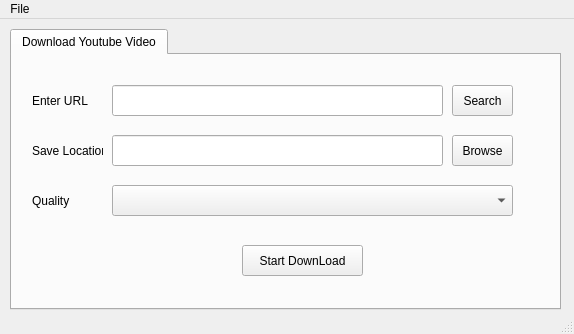
<?xml version="1.0" encoding="UTF-8"?>
<ui version="4.0">
 <class>MainWindow</class>
 <widget class="QMainWindow" name="MainWindow">
  <property name="geometry">
   <rect>
    <x>0</x>
    <y>0</y>
    <width>574</width>
    <height>334</height>
   </rect>
  </property>
  <property name="windowTitle">
   <string>MainWindow</string>
  </property>
  <property name="styleSheet">
   <string notr="true">
QToolTip
{
    border: 1px solid #76797C;
    background-color: rgb(90, 102, 117);;
    color: white;
    padding: 5px;
    opacity: 200;
}

QWidget
{
    color: #eff0f1;
    background-color: #31363b;
    selection-background-color:#3daee9;
    selection-color: #eff0f1;
    background-clip: border;
    border-image: none;
    border: 0px transparent black;
    outline: 0;
}

QWidget:item:hover
{
    background-color: #18465d;
    color: #eff0f1;
}

QWidget:item:selected
{
    background-color: #18465d;
}

QCheckBox
{
    spacing: 5px;
    outline: none;
    color: #eff0f1;
    margin-bottom: 2px;
}

QCheckBox:disabled
{
    color: #76797C;
}

QCheckBox::indicator,
QGroupBox::indicator
{
    width: 18px;
    height: 18px;
}
QGroupBox::indicator
{
    margin-left: 2px;
}

QCheckBox::indicator:unchecked
{
    image: url(:/qss_icons/rc/checkbox_unchecked.png);
}

QCheckBox::indicator:unchecked:hover,
QCheckBox::indicator:unchecked:focus,
QCheckBox::indicator:unchecked:pressed,
QGroupBox::indicator:unchecked:hover,
QGroupBox::indicator:unchecked:focus,
QGroupBox::indicator:unchecked:pressed
{
  border: none;
    image: url(:/qss_icons/rc/checkbox_unchecked_focus.png);
}

QCheckBox::indicator:checked
{
    image: url(:/qss_icons/rc/checkbox_checked.png);
}

QCheckBox::indicator:checked:hover,
QCheckBox::indicator:checked:focus,
QCheckBox::indicator:checked:pressed,
QGroupBox::indicator:checked:hover,
QGroupBox::indicator:checked:focus,
QGroupBox::indicator:checked:pressed
{
  border: none;
    image: url(:/qss_icons/rc/checkbox_checked_focus.png);
}


QCheckBox::indicator:indeterminate
{
    image: url(:/qss_icons/rc/checkbox_indeterminate.png);
}

QCheckBox::indicator:indeterminate:focus,
QCheckBox::indicator:indeterminate:hover,
QCheckBox::indicator:indeterminate:pressed
{
    image: url(:/qss_icons/rc/checkbox_indeterminate_focus.png);
}

QCheckBox::indicator:checked:disabled,
QGroupBox::indicator:checked:disabled
{
    image: url(:/qss_icons/rc/checkbox_checked_disabled.png);
}

QCheckBox::indicator:unchecked:disabled,
QGroupBox::indicator:unchecked:disabled
{
    image: url(:/qss_icons/rc/checkbox_unchecked_disabled.png);
}

QRadioButton
{
    spacing: 5px;
    outline: none;
    color: #eff0f1;
    margin-bottom: 2px;
}

QRadioButton:disabled
{
    color: #76797C;
}
QRadioButton::indicator
{
    width: 21px;
    height: 21px;
}

QRadioButton::indicator:unchecked
{
    image: url(:/qss_icons/rc/radio_unchecked.png);
}


QRadioButton::indicator:unchecked:hover,
QRadioButton::indicator:unchecked:focus,
QRadioButton::indicator:unchecked:pressed
{
    border: none;
    outline: none;
    image: url(:/qss_icons/rc/radio_unchecked_focus.png);
}

QRadioButton::indicator:checked
{
    border: none;
    outline: none;
    image: url(:/qss_icons/rc/radio_checked.png);
}

QRadioButton::indicator:checked:hover,
QRadioButton::indicator:checked:focus,
QRadioButton::indicator:checked:pressed
{
    border: none;
    outline: none;
    image: url(:/qss_icons/rc/radio_checked_focus.png);
}

QRadioButton::indicator:checked:disabled
{
    outline: none;
    image: url(:/qss_icons/rc/radio_checked_disabled.png);
}

QRadioButton::indicator:unchecked:disabled
{
    image: url(:/qss_icons/rc/radio_unchecked_disabled.png);
}


QMenuBar
{
    background-color: #31363b;
    color: #eff0f1;
}

QMenuBar::item
{
    background: transparent;
}

QMenuBar::item:selected
{
    background: transparent;
    border: 1px solid #76797C;
}

QMenuBar::item:pressed
{
    border: 1px solid #76797C;
    background-color: #3daee9;
    color: #eff0f1;
    margin-bottom:-1px;
    padding-bottom:1px;
}

QMenu
{
    border: 1px solid #76797C;
    color: #eff0f1;
    margin: 2px;
}

QMenu::icon
{
    margin: 5px;
}

QMenu::item
{
    padding: 5px 30px 5px 30px;
    border: 1px solid transparent; /* reserve space for selection border */
}

QMenu::item:selected
{
    color: #eff0f1;
}

QMenu::separator {
    height: 2px;
    background: lightblue;
    margin-left: 10px;
    margin-right: 5px;
}

QMenu::indicator {
    width: 18px;
    height: 18px;
}

/* non-exclusive indicator = check box style indicator
   (see QActionGroup::setExclusive) */
QMenu::indicator:non-exclusive:unchecked {
    image: url(:/qss_icons/rc/checkbox_unchecked.png);
}

QMenu::indicator:non-exclusive:unchecked:selected {
    image: url(:/qss_icons/rc/checkbox_unchecked_disabled.png);
}

QMenu::indicator:non-exclusive:checked {
    image: url(:/qss_icons/rc/checkbox_checked.png);
}

QMenu::indicator:non-exclusive:checked:selected {
    image: url(:/qss_icons/rc/checkbox_checked_disabled.png);
}

/* exclusive indicator = radio button style indicator (see QActionGroup::setExclusive) */
QMenu::indicator:exclusive:unchecked {
    image: url(:/qss_icons/rc/radio_unchecked.png);
}

QMenu::indicator:exclusive:unchecked:selected {
    image: url(:/qss_icons/rc/radio_unchecked_disabled.png);
}

QMenu::indicator:exclusive:checked {
    image: url(:/qss_icons/rc/radio_checked.png);
}

QMenu::indicator:exclusive:checked:selected {
    image: url(:/qss_icons/rc/radio_checked_disabled.png);
}

QMenu::right-arrow {
    margin: 5px;
    image: url(:/qss_icons/rc/right_arrow.png)
}


QWidget:disabled
{
    color: #454545;
    background-color: #31363b;
}

QAbstractItemView
{
    alternate-background-color: #31363b;
    color: #eff0f1;
    border: 1px solid 3A3939;
    border-radius: 2px;
}

QWidget:focus, QMenuBar:focus
{
    border: 1px solid #3daee9;
}

QTabWidget:focus, QCheckBox:focus, QRadioButton:focus, QSlider:focus
{
    border: none;
}

QLineEdit
{
    background-color: #232629;
    padding: 5px;
    border-style: solid;
    border: 1px solid #76797C;
    border-radius: 2px;
    color: #eff0f1;
}

QAbstractItemView QLineEdit
{
    padding: 0;
}

QGroupBox {
    border:1px solid #76797C;
    border-radius: 2px;
    margin-top: 20px;
}

QGroupBox::title {
    subcontrol-origin: margin;
    subcontrol-position: top center;
    padding-left: 10px;
    padding-right: 10px;
    padding-top: 10px;
}

QAbstractScrollArea
{
    border-radius: 2px;
    border: 1px solid #76797C;
    background-color: transparent;
}

QScrollBar:horizontal
{
    height: 15px;
    margin: 3px 15px 3px 15px;
    border: 1px transparent #2A2929;
    border-radius: 4px;
    background-color: #2A2929;
}

QScrollBar::handle:horizontal
{
    background-color: #605F5F;
    min-width: 5px;
    border-radius: 4px;
}

QScrollBar::add-line:horizontal
{
    margin: 0px 3px 0px 3px;
    border-image: url(:/qss_icons/rc/right_arrow_disabled.png);
    width: 10px;
    height: 10px;
    subcontrol-position: right;
    subcontrol-origin: margin;
}

QScrollBar::sub-line:horizontal
{
    margin: 0px 3px 0px 3px;
    border-image: url(:/qss_icons/rc/left_arrow_disabled.png);
    height: 10px;
    width: 10px;
    subcontrol-position: left;
    subcontrol-origin: margin;
}

QScrollBar::add-line:horizontal:hover,QScrollBar::add-line:horizontal:on
{
    border-image: url(:/qss_icons/rc/right_arrow.png);
    height: 10px;
    width: 10px;
    subcontrol-position: right;
    subcontrol-origin: margin;
}


QScrollBar::sub-line:horizontal:hover, QScrollBar::sub-line:horizontal:on
{
    border-image: url(:/qss_icons/rc/left_arrow.png);
    height: 10px;
    width: 10px;
    subcontrol-position: left;
    subcontrol-origin: margin;
}

QScrollBar::up-arrow:horizontal, QScrollBar::down-arrow:horizontal
{
    background: none;
}


QScrollBar::add-page:horizontal, QScrollBar::sub-page:horizontal
{
    background: none;
}

QScrollBar:vertical
{
    background-color: #2A2929;
    width: 15px;
    margin: 15px 3px 15px 3px;
    border: 1px transparent #2A2929;
    border-radius: 4px;
}

QScrollBar::handle:vertical
{
    background-color: #605F5F;
    min-height: 5px;
    border-radius: 4px;
}

QScrollBar::sub-line:vertical
{
    margin: 3px 0px 3px 0px;
    border-image: url(:/qss_icons/rc/up_arrow_disabled.png);
    height: 10px;
    width: 10px;
    subcontrol-position: top;
    subcontrol-origin: margin;
}

QScrollBar::add-line:vertical
{
    margin: 3px 0px 3px 0px;
    border-image: url(:/qss_icons/rc/down_arrow_disabled.png);
    height: 10px;
    width: 10px;
    subcontrol-position: bottom;
    subcontrol-origin: margin;
}

QScrollBar::sub-line:vertical:hover,QScrollBar::sub-line:vertical:on
{

    border-image: url(:/qss_icons/rc/up_arrow.png);
    height: 10px;
    width: 10px;
    subcontrol-position: top;
    subcontrol-origin: margin;
}


QScrollBar::add-line:vertical:hover, QScrollBar::add-line:vertical:on
{
    border-image: url(:/qss_icons/rc/down_arrow.png);
    height: 10px;
    width: 10px;
    subcontrol-position: bottom;
    subcontrol-origin: margin;
}

QScrollBar::up-arrow:vertical, QScrollBar::down-arrow:vertical
{
    background: none;
}


QScrollBar::add-page:vertical, QScrollBar::sub-page:vertical
{
    background: none;
}

QTextEdit
{
    background-color: #232629;
    color: #eff0f1;
    border: 1px solid #76797C;
}

QPlainTextEdit
{
    background-color: #232629;;
    color: #eff0f1;
    border-radius: 2px;
    border: 1px solid #76797C;
}

QHeaderView::section
{
    background-color: #76797C;
    color: #eff0f1;
    padding: 5px;
    border: 1px solid #76797C;
}

QSizeGrip {
    image: url(:/qss_icons/rc/sizegrip.png);
    width: 12px;
    height: 12px;
}


QMainWindow::separator
{
    background-color: #31363b;
    color: white;
    padding-left: 4px;
    spacing: 2px;
    border: 1px dashed #76797C;
}

QMainWindow::separator:hover
{

    background-color: #787876;
    color: white;
    padding-left: 4px;
    border: 1px solid #76797C;
    spacing: 2px;
}


QMenu::separator
{
    height: 1px;
    background-color: #76797C;
    color: white;
    padding-left: 4px;
    margin-left: 10px;
    margin-right: 5px;
}


QFrame
{
    border-radius: 2px;
    border: 1px solid #76797C;
}

QFrame[frameShape=&quot;0&quot;]
{
    border-radius: 2px;
    border: 1px transparent #76797C;
}

QStackedWidget
{
    border: 1px transparent black;
}

QToolBar {
    border: 1px transparent #393838;
    background: 1px solid #31363b;
    font-weight: bold;
}

QToolBar::handle:horizontal {
    image: url(:/qss_icons/rc/Hmovetoolbar.png);
}
QToolBar::handle:vertical {
    image: url(:/qss_icons/rc/Vmovetoolbar.png);
}
QToolBar::separator:horizontal {
    image: url(:/qss_icons/rc/Hsepartoolbar.png);
}
QToolBar::separator:vertical {
    image: url(:/qss_icons/rc/Vsepartoolbar.png);
}
QToolButton#qt_toolbar_ext_button {
    background: #58595a
}

QPushButton
{
    color: #eff0f1;
    background-color: #31363b;
    border-width: 1px;
    border-color: #76797C;
    border-style: solid;
    padding: 5px;
    border-radius: 2px;
    outline: none;
}

QPushButton:disabled
{
    background-color: #31363b;
    border-width: 1px;
    border-color: #454545;
    border-style: solid;
    padding-top: 5px;
    padding-bottom: 5px;
    padding-left: 10px;
    padding-right: 10px;
    border-radius: 2px;
    color: #454545;
}

QPushButton:focus {
    background-color: #3daee9;
    color: white;
}

QPushButton:pressed
{
    background-color: #3daee9;
    padding-top: -15px;
    padding-bottom: -17px;
}

QComboBox
{
    selection-background-color: #3daee9;
    border-style: solid;
    border: 1px solid #76797C;
    border-radius: 2px;
    padding: 5px;
    min-width: 75px;
}

QPushButton:checked{
    background-color: #76797C;
    border-color: #6A6969;
}

QComboBox:hover,QPushButton:hover,QAbstractSpinBox:hover,QLineEdit:hover,QTextEdit:hover,QPlainTextEdit:hover,QAbstractView:hover,QTreeView:hover
{
    border: 1px solid #3daee9;
    color: #eff0f1;
}

QComboBox:on
{
    padding-top: 3px;
    padding-left: 4px;
    selection-background-color: #4a4a4a;
}

QComboBox QAbstractItemView
{
    background-color: #232629;
    border-radius: 2px;
    border: 1px solid #76797C;
    selection-background-color: #18465d;
}

QComboBox::drop-down
{
    subcontrol-origin: padding;
    subcontrol-position: top right;
    width: 15px;

    border-left-width: 0px;
    border-left-color: darkgray;
    border-left-style: solid;
    border-top-right-radius: 3px;
    border-bottom-right-radius: 3px;
}

QComboBox::down-arrow
{
    image: url(:/qss_icons/rc/down_arrow_disabled.png);
}

QComboBox::down-arrow:on, QComboBox::down-arrow:hover,
QComboBox::down-arrow:focus
{
    image: url(:/qss_icons/rc/down_arrow.png);
}

QAbstractSpinBox {
    padding: 5px;
    border: 1px solid #76797C;
    background-color: #232629;
    color: #eff0f1;
    border-radius: 2px;
    min-width: 75px;
}

QAbstractSpinBox:up-button
{
    background-color: transparent;
    subcontrol-origin: border;
    subcontrol-position: center right;
}

QAbstractSpinBox:down-button
{
    background-color: transparent;
    subcontrol-origin: border;
    subcontrol-position: center left;
}

QAbstractSpinBox::up-arrow,QAbstractSpinBox::up-arrow:disabled,QAbstractSpinBox::up-arrow:off {
    image: url(:/qss_icons/rc/up_arrow_disabled.png);
    width: 10px;
    height: 10px;
}
QAbstractSpinBox::up-arrow:hover
{
    image: url(:/qss_icons/rc/up_arrow.png);
}


QAbstractSpinBox::down-arrow,QAbstractSpinBox::down-arrow:disabled,QAbstractSpinBox::down-arrow:off
{
    image: url(:/qss_icons/rc/down_arrow_disabled.png);
    width: 10px;
    height: 10px;
}
QAbstractSpinBox::down-arrow:hover
{
    image: url(:/qss_icons/rc/down_arrow.png);
}


QLabel
{
    border: 0px solid black;
}

QTabWidget{
    border: 0px transparent black;
}

QTabWidget::pane {
    border: 1px solid #76797C;
    padding: 5px;
    margin: 0px;
}

QTabWidget::tab-bar {
    left: 5px; /* move to the right by 5px */
}

QTabBar
{
    qproperty-drawBase: 0;
    border-radius: 3px;
}

QTabBar:focus
{
    border: 0px transparent black;
}

QTabBar::close-button  {
    image: url(:/qss_icons/rc/close.png);
    background: transparent;
}

QTabBar::close-button:hover
{
    image: url(:/qss_icons/rc/close-hover.png);
    background: transparent;
}

QTabBar::close-button:pressed {
    image: url(:/qss_icons/rc/close-pressed.png);
    background: transparent;
}

/* TOP TABS */
QTabBar::tab:top {
    color: #eff0f1;
    border: 1px solid #76797C;
    border-bottom: 1px transparent black;
    background-color: #31363b;
    padding: 5px;
    min-width: 50px;
    border-top-left-radius: 2px;
    border-top-right-radius: 2px;
}

QTabBar::tab:top:!selected
{
    color: #eff0f1;
    background-color: #54575B;
    border: 1px solid #76797C;
    border-bottom: 1px transparent black;
    border-top-left-radius: 2px;
    border-top-right-radius: 2px;    
}

QTabBar::tab:top:!selected:hover {
    background-color: #3daee9;
}

/* BOTTOM TABS */
QTabBar::tab:bottom {
    color: #eff0f1;
    border: 1px solid #76797C;
    border-top: 1px transparent black;
    background-color: #31363b;
    padding: 5px;
    border-bottom-left-radius: 2px;
    border-bottom-right-radius: 2px;
    min-width: 50px;
}

QTabBar::tab:bottom:!selected
{
    color: #eff0f1;
    background-color: #54575B;
    border: 1px solid #76797C;
    border-top: 1px transparent black;
    border-bottom-left-radius: 2px;
    border-bottom-right-radius: 2px;
}

QTabBar::tab:bottom:!selected:hover {
    background-color: #3daee9;
}

/* LEFT TABS */
QTabBar::tab:left {
    color: #eff0f1;
    border: 1px solid #76797C;
    border-left: 1px transparent black;
    background-color: #31363b;
    padding: 5px;
    border-top-right-radius: 2px;
    border-bottom-right-radius: 2px;
    min-height: 50px;
}

QTabBar::tab:left:!selected
{
    color: #eff0f1;
    background-color: #54575B;
    border: 1px solid #76797C;
    border-left: 1px transparent black;
    border-top-right-radius: 2px;
    border-bottom-right-radius: 2px;
}

QTabBar::tab:left:!selected:hover {
    background-color: #3daee9;
}


/* RIGHT TABS */
QTabBar::tab:right {
    color: #eff0f1;
    border: 1px solid #76797C;
    border-right: 1px transparent black;
    background-color: #31363b;
    padding: 5px;
    border-top-left-radius: 2px;
    border-bottom-left-radius: 2px;
    min-height: 50px;
}

QTabBar::tab:right:!selected
{
    color: #eff0f1;
    background-color: #54575B;
    border: 1px solid #76797C;
    border-right: 1px transparent black;
    border-top-left-radius: 2px;
    border-bottom-left-radius: 2px;
}

QTabBar::tab:right:!selected:hover {
    background-color: #3daee9;
}

QTabBar QToolButton::right-arrow:enabled {
     image: url(:/qss_icons/rc/right_arrow.png);
 }

 QTabBar QToolButton::left-arrow:enabled {
     image: url(:/qss_icons/rc/left_arrow.png);
 }

QTabBar QToolButton::right-arrow:disabled {
     image: url(:/qss_icons/rc/right_arrow_disabled.png);
 }

 QTabBar QToolButton::left-arrow:disabled {
     image: url(:/qss_icons/rc/left_arrow_disabled.png);
 }


QDockWidget {
    background: #31363b;
    border: 1px solid #403F3F;
    titlebar-close-icon: url(:/qss_icons/rc/close.png);
    titlebar-normal-icon: url(:/qss_icons/rc/undock.png);
}

QDockWidget::close-button, QDockWidget::float-button {
    border: 1px solid transparent;
    border-radius: 2px;
    background: transparent;
}

QDockWidget::close-button:hover, QDockWidget::float-button:hover {
    background: rgba(255, 255, 255, 10);
}

QDockWidget::close-button:pressed, QDockWidget::float-button:pressed {
    padding: 1px -1px -1px 1px;
    background: rgba(255, 255, 255, 10);
}

QTreeView, QListView
{
    border: 1px solid #76797C;
    background-color: #232629;
}

QTreeView:branch:selected, QTreeView:branch:hover
{
    background: url(:/qss_icons/rc/transparent.png);
}

QTreeView::branch:has-siblings:!adjoins-item {
    border-image: url(:/qss_icons/rc/transparent.png);
}

QTreeView::branch:has-siblings:adjoins-item {
    border-image: url(:/qss_icons/rc/transparent.png);
}

QTreeView::branch:!has-children:!has-siblings:adjoins-item {
    border-image: url(:/qss_icons/rc/transparent.png);
}

QTreeView::branch:has-children:!has-siblings:closed,
QTreeView::branch:closed:has-children:has-siblings {
    image: url(:/qss_icons/rc/branch_closed.png);
}

QTreeView::branch:open:has-children:!has-siblings,
QTreeView::branch:open:has-children:has-siblings  {
    image: url(:/qss_icons/rc/branch_open.png);
}

QTreeView::branch:has-children:!has-siblings:closed:hover,
QTreeView::branch:closed:has-children:has-siblings:hover {
    image: url(:/qss_icons/rc/branch_closed-on.png);
    }

QTreeView::branch:open:has-children:!has-siblings:hover,
QTreeView::branch:open:has-children:has-siblings:hover  {
    image: url(:/qss_icons/rc/branch_open-on.png);
    }

QListView::item:!selected:hover, QTreeView::item:!selected:hover  {
    background: #18465d;
    outline: 0;
    color: #eff0f1
}

QListView::item:selected:hover, QTreeView::item:selected:hover  {
    background: #287399;
    color: #eff0f1;
}

QSlider::groove:horizontal {
    border: 1px solid #565a5e;
    height: 4px;
    background: #565a5e;
    margin: 0px;
    border-radius: 2px;
}

QSlider::handle:horizontal {
    background: #232629;
    border: 1px solid #565a5e;
    width: 16px;
    height: 16px;
    margin: -8px 0;
    border-radius: 9px;
}

QSlider::groove:vertical {
    border: 1px solid #565a5e;
    width: 4px;
    background: #565a5e;
    margin: 0px;
    border-radius: 3px;
}

QSlider::handle:vertical {
    background: #232629;
    border: 1px solid #565a5e;
    width: 16px;
    height: 16px;
    margin: 0 -8px;
    border-radius: 9px;
}

QToolButton {
    background-color: transparent;
    border: 1px transparent #76797C;
    border-radius: 2px;
    margin: 3px;
    padding: 5px;
}

QToolButton[popupMode=&quot;1&quot;] { /* only for MenuButtonPopup */
 padding-right: 20px; /* make way for the popup button */
 border: 1px #76797C;
 border-radius: 5px;
}

QToolButton[popupMode=&quot;2&quot;] { /* only for InstantPopup */
 padding-right: 10px; /* make way for the popup button */
 border: 1px #76797C;
}


QToolButton:hover, QToolButton::menu-button:hover {
    background-color: transparent;
    border: 1px solid #3daee9;
    padding: 5px;
}

QToolButton:checked, QToolButton:pressed,
        QToolButton::menu-button:pressed {
    background-color: #3daee9;
    border: 1px solid #3daee9;
    padding: 5px;
}

/* the subcontrol below is used only in the InstantPopup or DelayedPopup mode */
QToolButton::menu-indicator {
    image: url(:/qss_icons/rc/down_arrow.png);
    top: -7px; left: -2px; /* shift it a bit */
}

/* the subcontrols below are used only in the MenuButtonPopup mode */
QToolButton::menu-button {
    border: 1px transparent #76797C;
    border-top-right-radius: 6px;
    border-bottom-right-radius: 6px;
    /* 16px width + 4px for border = 20px allocated above */
    width: 16px;
    outline: none;
}

QToolButton::menu-arrow {
    image: url(:/qss_icons/rc/down_arrow.png);
}

QToolButton::menu-arrow:open {
    border: 1px solid #76797C;
}

QPushButton::menu-indicator  {
    subcontrol-origin: padding;
    subcontrol-position: bottom right;
    left: 8px;
}

QTableView
{
    border: 1px solid #76797C;
    gridline-color: #31363b;
    background-color: #232629;
}


QTableView, QHeaderView
{
    border-radius: 0px;
}

QTableView::item:pressed, QListView::item:pressed, QTreeView::item:pressed  {
    background: #18465d;
    color: #eff0f1;
}

QTableView::item:selected:active, QTreeView::item:selected:active, QListView::item:selected:active  {
    background: #287399;
    color: #eff0f1;
}


QHeaderView
{
    background-color: #31363b;
    border: 1px transparent;
    border-radius: 0px;
    margin: 0px;
    padding: 0px;

}

QHeaderView::section  {
    background-color: #31363b;
    color: #eff0f1;
    padding: 5px;
    border: 1px solid #76797C;
    border-radius: 0px;
    text-align: center;
}

QHeaderView::section::vertical::first, QHeaderView::section::vertical::only-one
{
    border-top: 1px solid #76797C;
}

QHeaderView::section::vertical
{
    border-top: transparent;
}

QHeaderView::section::horizontal::first, QHeaderView::section::horizontal::only-one
{
    border-left: 1px solid #76797C;
}

QHeaderView::section::horizontal
{
    border-left: transparent;
}


QHeaderView::section:checked
 {
    color: white;
    background-color: #334e5e;
 }

 /* style the sort indicator */
QHeaderView::down-arrow {
    image: url(:/qss_icons/rc/down_arrow.png);
}

QHeaderView::up-arrow {
    image: url(:/qss_icons/rc/up_arrow.png);
}


QTableCornerButton::section {
    background-color: #31363b;
    border: 1px transparent #76797C;
    border-radius: 0px;
}

QToolBox  {
    padding: 5px;
    border: 1px transparent black;
}

QToolBox::tab {
    color: #eff0f1;
    background-color: #31363b;
    border: 1px solid #76797C;
    border-bottom: 1px transparent #31363b;
    border-top-left-radius: 5px;
    border-top-right-radius: 5px;
}

QToolBox::tab:selected { /* italicize selected tabs */
    font: italic;
    background-color: #31363b;
    border-color: #3daee9;
 }

QStatusBar::item {
    border: 0px transparent dark;
 }


QFrame[height=&quot;3&quot;], QFrame[width=&quot;3&quot;] {
    background-color: #76797C;
}


QSplitter::handle {
    border: 1px dashed #76797C;
}

QSplitter::handle:hover {
    background-color: #787876;
    border: 1px solid #76797C;
}

QSplitter::handle:horizontal {
    width: 1px;
}

QSplitter::handle:vertical {
    height: 1px;
}

QProgressBar {
    border: 1px solid #76797C;
    border-radius: 5px;
    text-align: center;
}

QProgressBar::chunk {
    background-color: #05B8CC;
}

QDateEdit
{
    selection-background-color: #3daee9;
    border-style: solid;
    border: 1px solid #3375A3;
    border-radius: 2px;
    padding: 1px;
    min-width: 75px;
}

QDateEdit:on
{
    padding-top: 3px;
    padding-left: 4px;
    selection-background-color: #4a4a4a;
}

QDateEdit QAbstractItemView
{
    background-color: #232629;
    border-radius: 2px;
    border: 1px solid #3375A3;
    selection-background-color: #3daee9;
}

QDateEdit::drop-down
{
    subcontrol-origin: padding;
    subcontrol-position: top right;
    width: 15px;
    border-left-width: 0px;
    border-left-color: darkgray;
    border-left-style: solid;
    border-top-right-radius: 3px;
    border-bottom-right-radius: 3px;
}

QDateEdit::down-arrow
{
    image: url(:/qss_icons/rc/down_arrow_disabled.png);
}

QDateEdit::down-arrow:on, QDateEdit::down-arrow:hover,
QDateEdit::down-arrow:focus
{
    image: url(:/qss_icons/rc/down_arrow.png);
}
</string>
  </property>
  <widget class="QWidget" name="centralwidget">
   <widget class="QTabWidget" name="tabWidget">
    <property name="geometry">
     <rect>
      <x>10</x>
      <y>10</y>
      <width>551</width>
      <height>281</height>
     </rect>
    </property>
    <property name="currentIndex">
     <number>0</number>
    </property>
    <widget class="QWidget" name="tab_2">
     <attribute name="title">
      <string>Download Youtube Video</string>
     </attribute>
     <widget class="QLineEdit" name="lineEdit_2">
      <property name="geometry">
       <rect>
        <x>100</x>
        <y>80</y>
        <width>331</width>
        <height>31</height>
       </rect>
      </property>
     </widget>
     <widget class="QLabel" name="label_2">
      <property name="geometry">
       <rect>
        <x>20</x>
        <y>85</y>
        <width>71</width>
        <height>21</height>
       </rect>
      </property>
      <property name="text">
       <string>Save Location</string>
      </property>
     </widget>
     <widget class="QPushButton" name="pushButton">
      <property name="geometry">
       <rect>
        <x>230</x>
        <y>190</y>
        <width>121</width>
        <height>31</height>
       </rect>
      </property>
      <property name="text">
       <string>Start DownLoad</string>
      </property>
     </widget>
     <widget class="QLineEdit" name="lineEdit">
      <property name="geometry">
       <rect>
        <x>100</x>
        <y>30</y>
        <width>331</width>
        <height>31</height>
       </rect>
      </property>
     </widget>
     <widget class="QLabel" name="label_1">
      <property name="geometry">
       <rect>
        <x>20</x>
        <y>36</y>
        <width>71</width>
        <height>20</height>
       </rect>
      </property>
      <property name="text">
       <string>Enter URL</string>
      </property>
     </widget>
     <widget class="QPushButton" name="pushButton_2">
      <property name="geometry">
       <rect>
        <x>440</x>
        <y>80</y>
        <width>61</width>
        <height>31</height>
       </rect>
      </property>
      <property name="text">
       <string>Browse</string>
      </property>
     </widget>
     <widget class="QComboBox" name="comboBox">
      <property name="geometry">
       <rect>
        <x>100</x>
        <y>130</y>
        <width>401</width>
        <height>31</height>
       </rect>
      </property>
     </widget>
     <widget class="QLabel" name="label_3">
      <property name="geometry">
       <rect>
        <x>20</x>
        <y>130</y>
        <width>71</width>
        <height>31</height>
       </rect>
      </property>
      <property name="text">
       <string>Quality</string>
      </property>
     </widget>
     <widget class="QPushButton" name="pushButton_3">
      <property name="geometry">
       <rect>
        <x>440</x>
        <y>30</y>
        <width>61</width>
        <height>31</height>
       </rect>
      </property>
      <property name="text">
       <string>Search</string>
      </property>
     </widget>
    </widget>
   </widget>
  </widget>
  <widget class="QMenuBar" name="menubar">
   <property name="geometry">
    <rect>
     <x>0</x>
     <y>0</y>
     <width>574</width>
     <height>21</height>
    </rect>
   </property>
   <widget class="QMenu" name="menuFile">
    <property name="title">
     <string>File</string>
    </property>
    <addaction name="actionAbout_Us"/>
    <addaction name="actionExit"/>
   </widget>
   <addaction name="menuFile"/>
  </widget>
  <widget class="QStatusBar" name="statusbar"/>
  <action name="actionExite">
   <property name="text">
    <string>Exite</string>
   </property>
  </action>
  <action name="actionExit">
   <property name="text">
    <string>Exit</string>
   </property>
  </action>
  <action name="actionAbout_Us">
   <property name="text">
    <string>About Us</string>
   </property>
  </action>
 </widget>
 <resources/>
 <connections/>
</ui>
